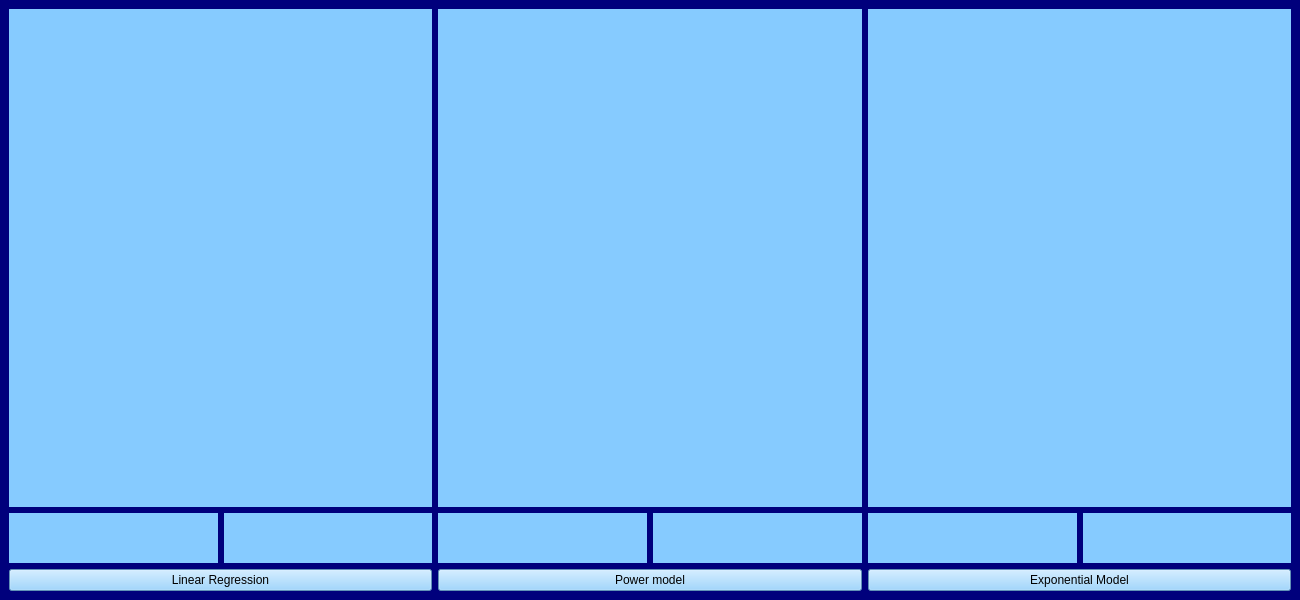
<?xml version="1.0" encoding="UTF-8"?>
<ui version="4.0">
 <class>MainWindow</class>
 <widget class="QMainWindow" name="MainWindow">
  <property name="geometry">
   <rect>
    <x>0</x>
    <y>0</y>
    <width>1300</width>
    <height>600</height>
   </rect>
  </property>
  <property name="sizePolicy">
   <sizepolicy hsizetype="Preferred" vsizetype="Preferred">
    <horstretch>0</horstretch>
    <verstretch>0</verstretch>
   </sizepolicy>
  </property>
  <property name="minimumSize">
   <size>
    <width>903</width>
    <height>400</height>
   </size>
  </property>
  <property name="windowTitle">
   <string>MainWindow</string>
  </property>
  <property name="styleSheet">
   <string notr="true">background-color: rgb(0, 0, 124);</string>
  </property>
  <widget class="QWidget" name="centralwidget">
   <layout class="QVBoxLayout" name="verticalLayout">
    <item>
     <layout class="QHBoxLayout" name="horizontalLayout_2">
      <item>
       <layout class="QVBoxLayout" name="verticalLayout_2" stretch="1,0,0">
        <item>
         <widget class="QLabel" name="LinearRegressionLabel">
          <property name="styleSheet">
           <string notr="true">background-color: rgb(134, 203, 255);</string>
          </property>
          <property name="text">
           <string/>
          </property>
          <property name="alignment">
           <set>Qt::AlignCenter</set>
          </property>
         </widget>
        </item>
        <item>
         <layout class="QHBoxLayout" name="horizontalLayout_4">
          <property name="sizeConstraint">
           <enum>QLayout::SetDefaultConstraint</enum>
          </property>
          <item>
           <widget class="QLabel" name="LinearRegressionOut1Label">
            <property name="minimumSize">
             <size>
              <width>0</width>
              <height>50</height>
             </size>
            </property>
            <property name="styleSheet">
             <string notr="true">background-color: rgb(134, 203, 255);</string>
            </property>
            <property name="text">
             <string/>
            </property>
            <property name="scaledContents">
             <bool>true</bool>
            </property>
            <property name="alignment">
             <set>Qt::AlignLeading|Qt::AlignLeft|Qt::AlignVCenter</set>
            </property>
           </widget>
          </item>
          <item>
           <widget class="QLabel" name="LinearRegressionOut2Label">
            <property name="minimumSize">
             <size>
              <width>0</width>
              <height>50</height>
             </size>
            </property>
            <property name="styleSheet">
             <string notr="true">background-color: rgb(134, 203, 255);</string>
            </property>
            <property name="text">
             <string/>
            </property>
            <property name="scaledContents">
             <bool>true</bool>
            </property>
            <property name="alignment">
             <set>Qt::AlignLeading|Qt::AlignLeft|Qt::AlignVCenter</set>
            </property>
           </widget>
          </item>
         </layout>
        </item>
        <item>
         <widget class="QPushButton" name="LinearRegressionButton">
          <property name="styleSheet">
           <string notr="true">border-color: rgb(0, 0, 81);
font: 75 8pt &quot;Bell MT&quot;;
background-color: rgb(134, 203, 255);</string>
          </property>
          <property name="text">
           <string>Linear Regression</string>
          </property>
         </widget>
        </item>
       </layout>
      </item>
      <item>
       <layout class="QVBoxLayout" name="verticalLayout_5" stretch="1,0,0">
        <item>
         <widget class="QLabel" name="powerLabel">
          <property name="styleSheet">
           <string notr="true">background-color: rgb(134, 203, 255);</string>
          </property>
          <property name="text">
           <string/>
          </property>
         </widget>
        </item>
        <item>
         <layout class="QHBoxLayout" name="horizontalLayout">
          <item>
           <widget class="QLabel" name="powerOutLabel">
            <property name="minimumSize">
             <size>
              <width>0</width>
              <height>50</height>
             </size>
            </property>
            <property name="styleSheet">
             <string notr="true">background-color: rgb(134, 203, 255);</string>
            </property>
            <property name="text">
             <string/>
            </property>
           </widget>
          </item>
          <item>
           <widget class="QLabel" name="powerOut2Label">
            <property name="minimumSize">
             <size>
              <width>0</width>
              <height>50</height>
             </size>
            </property>
            <property name="styleSheet">
             <string notr="true">background-color: rgb(134, 203, 255);</string>
            </property>
            <property name="text">
             <string/>
            </property>
           </widget>
          </item>
         </layout>
        </item>
        <item>
         <widget class="QPushButton" name="powerButton">
          <property name="styleSheet">
           <string notr="true">border-color: rgb(0, 0, 81);
font: 75 8pt &quot;Bell MT&quot;;
background-color: rgb(134, 203, 255);background-color: rgb(134, 203, 255);</string>
          </property>
          <property name="text">
           <string>Power model</string>
          </property>
         </widget>
        </item>
       </layout>
      </item>
      <item>
       <layout class="QVBoxLayout" name="verticalLayout_3" stretch="1,0,0">
        <item>
         <widget class="QLabel" name="ExponentialLabel">
          <property name="styleSheet">
           <string notr="true">background-color: rgb(134, 203, 255);</string>
          </property>
          <property name="text">
           <string/>
          </property>
          <property name="alignment">
           <set>Qt::AlignCenter</set>
          </property>
         </widget>
        </item>
        <item>
         <layout class="QHBoxLayout" name="horizontalLayout_5">
          <property name="topMargin">
           <number>0</number>
          </property>
          <item>
           <widget class="QLabel" name="ExponentialOut1Label">
            <property name="minimumSize">
             <size>
              <width>0</width>
              <height>50</height>
             </size>
            </property>
            <property name="styleSheet">
             <string notr="true">background-color: rgb(134, 203, 255);</string>
            </property>
            <property name="text">
             <string/>
            </property>
            <property name="scaledContents">
             <bool>true</bool>
            </property>
           </widget>
          </item>
          <item>
           <widget class="QLabel" name="ExponentialOut2Label">
            <property name="styleSheet">
             <string notr="true">background-color: rgb(134, 203, 255);</string>
            </property>
            <property name="text">
             <string/>
            </property>
           </widget>
          </item>
         </layout>
        </item>
        <item>
         <widget class="QPushButton" name="ExponentialButton">
          <property name="styleSheet">
           <string notr="true">border-color: rgb(0, 0, 81);
font: 75 8pt &quot;Bell MT&quot;;
background-color: rgb(134, 203, 255);</string>
          </property>
          <property name="text">
           <string>Exponential Model</string>
          </property>
         </widget>
        </item>
       </layout>
      </item>
     </layout>
    </item>
   </layout>
  </widget>
 </widget>
 <resources/>
 <connections/>
</ui>
